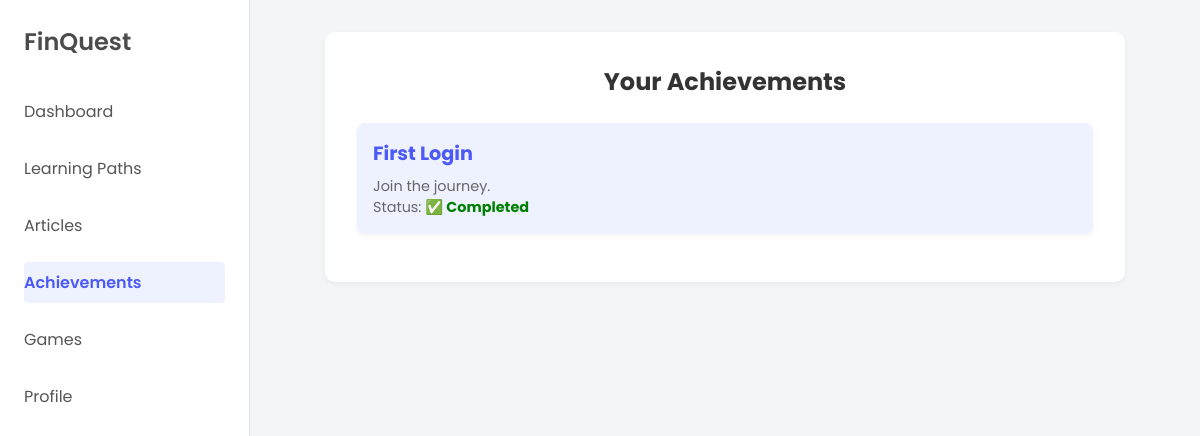
Page /achievements (signed in) on the earlier database version.
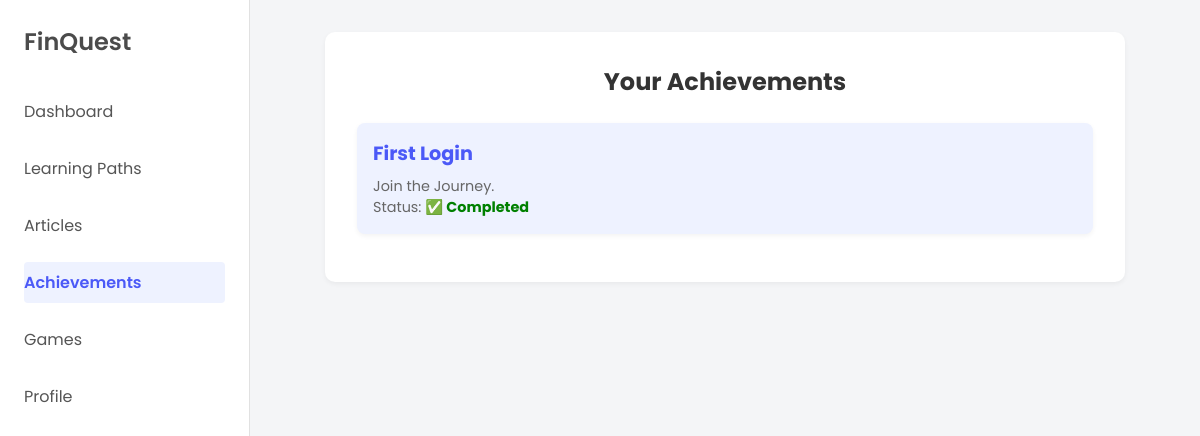
Same page on the later database version.
### Model/db.py (models this page shows)
class UserAchievement(db.Model):
    id = db.Column(db.Integer, primary_key=True)
    user_id = db.Column(db.Integer, db.ForeignKey('user.id'), nullable=False)
    achievement_id = db.Column(db.Integer, db.ForeignKey('achievement.id'), nullable=False)
    completed = db.Column(db.Boolean, default=False)
    user = db.relationship('User', back_populates='achievements')
    achievement = db.relationship('Achievement', back_populates='users')

class Achievement(db.Model):
    id = db.Column(db.Integer, primary_key=True)
    name = db.Column(db.String(100), unique=True, nullable=False)
    description = db.Column(db.Text, nullable=False)
    users = db.relationship('UserAchievement', back_populates='achievement', lazy=True)

### app.py (the view)
@app.route('/achievements')
def achievements():
    user=get_logged_in_user()
    user_achievements = (
        db.session.query(UserAchievement, Achievement)
        .join(Achievement, UserAchievement.achievement_id == Achievement.id)
        .filter(UserAchievement.user_id == user.id)
        .all()
    )
    return render_template("User/Achievement.html", user_achievements = user_achievements )

### app.py (called while the page is built)
def get_logged_in_user():
    if "userid" not in session:
        return redirect(url_for("login"))
    return User.query.get(session["userid"])

### Templates/User/Achievement.html (shortened to what this page needs)
<!DOCTYPE html>
<html lang="en">
<head>
</head>
<body>
    <div class="sidebar">
        <div class="brand">FinQuest</div>
        <nav>
            <ul>
                <li><a href="/home">Dashboard</a></li>
                <li><a href="/learningpaths">Learning Paths</a></li>
                <li><a href="/articles">Articles</a></li>
                <li class="active"><a href="/achievements">Achievements</a></li>
                <li><a href="/games">Games</a></li>
                <li><a href="/profile">Profile</a></li>
            </ul>
        </nav>
    </div>
    <div class="main-content">
        <div class="achievements-container">
            <h2>Your Achievements</h2>
            {% if user_achievements %}
                {% for user_achievement, achievement in user_achievements %}
                    <div class="achievement-card">
                        <h3>{{ achievement.name }}</h3>
                        <p>{{ achievement.description }}</p>
                        <p>Status:
                            <span class="{% if user_achievement.completed %}completed{% else %}incomplete{% endif %}">
                                {% if user_achievement.completed %}✅ Completed{% else %}❌ Incomplete{% endif %}
                            </span>
                        </p>
                    </div>
                {% endfor %}
            {% else %}
                <p>No achievements earned yet.</p>
            {% endif %}
        </div>
    </div>
</body>
</html>

### Templates/User/Achievement.html (style rules this page uses)
* { margin: 0; padding: 0; box-sizing: border-box; font-family: 'Poppins', sans-serif; }
body { background-color: #f4f5f7; display: flex; min-height: 100vh; }
.sidebar { width: 250px; background-color: #fff; border-right: 1px solid #e1e1e1; padding: 1.5rem; }
.sidebar .brand { font-size: 1.5rem; font-weight: 600; margin-bottom: 2rem; color: #4b4b4b; }
.sidebar nav ul { list-style: none; }
.sidebar nav ul li { margin-bottom: 1rem; }
.sidebar nav ul li a { text-decoration: none; color: #555; font-size: 1rem; padding: 0.5rem 0; display: block; border-radius: 4px; transition: background-color 0.2s; }
.sidebar nav ul li.active a { background-color: #eef2ff; color: #4b59f7; font-weight: 600; }
.main-content { flex: 1; padding: 2rem; overflow-y: auto; }
.achievements-container { max-width: 800px; margin: 0 auto; background: white; padding: 2rem; border-radius: 10px; box-shadow: 0 2px 5px rgba(0,0,0,0.05); }
.achievements-container h2 { text-align: center; color: #333; margin-bottom: 1.5rem; }
.achievement-card { background: #eef2ff; padding: 1rem; border-radius: 8px; margin-bottom: 1rem; box-shadow: 0 2px 5px rgba(0,0,0,0.05); }
.achievement-card h3 { color: #4b59f7; font-size: 1.2rem; margin-bottom: 0.5rem; }
.achievement-card p { font-size: 0.9rem; color: #666; }
.completed { color: green; font-weight: bold; }

Differences in the rows shown:
changed UserAchievement "First Login": description "Join the journey." → "Join the Journey."
